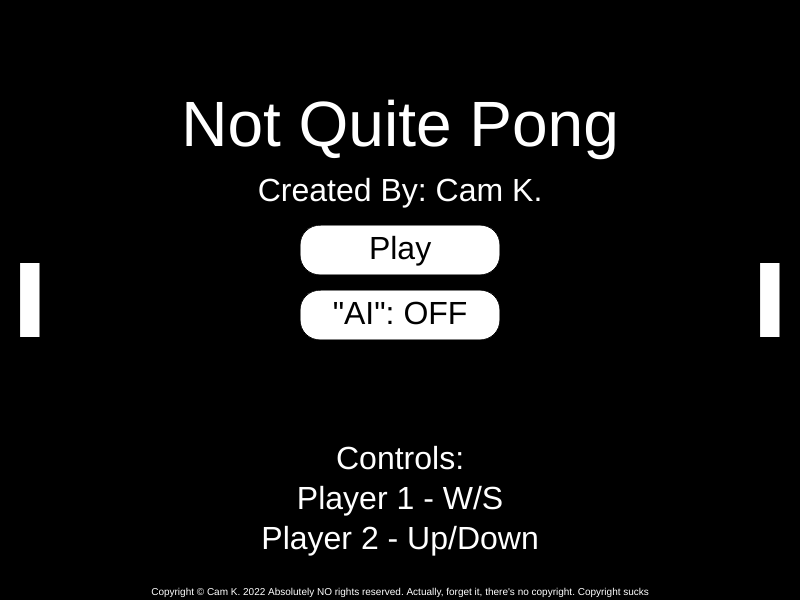
Frame 1 (no input)
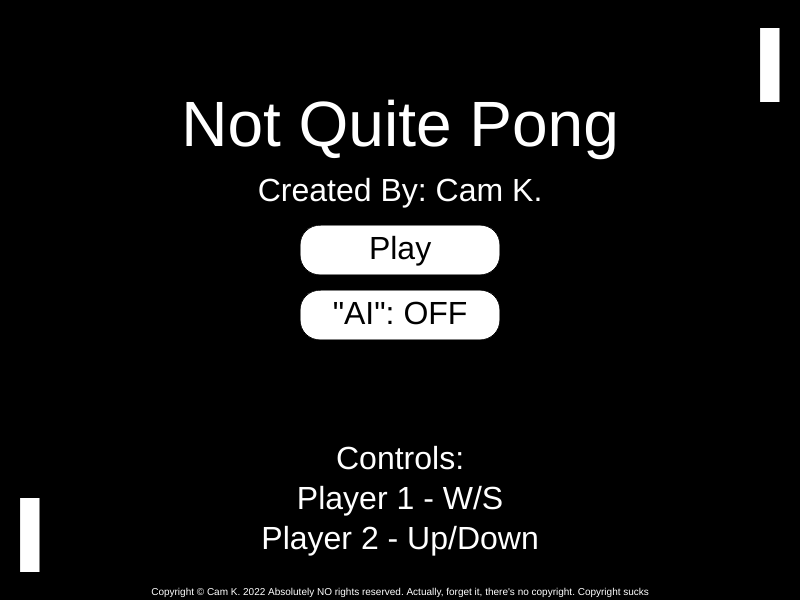
Frame 60 (no input)
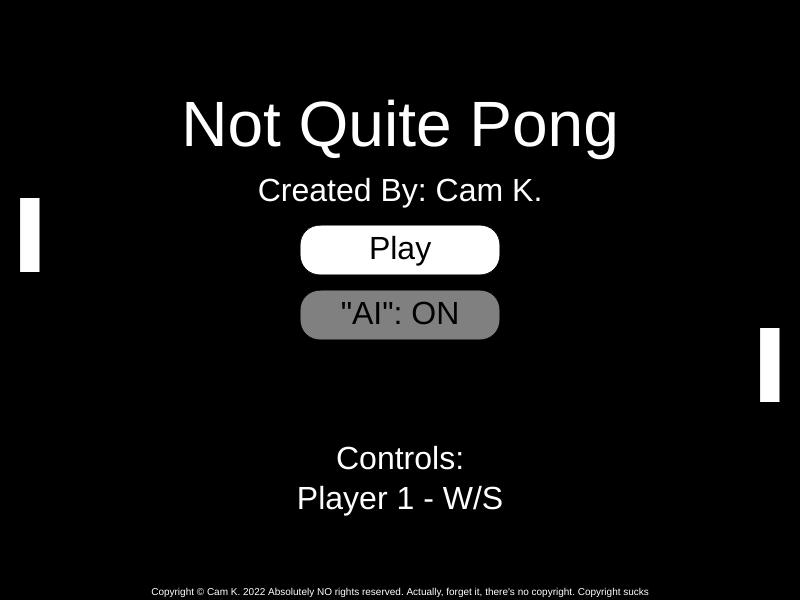
Frame 120 (the mouse pressed at the canvas centre since frame 60)

The p5.js sketch that drew these frames (run headless with seeded random() and noise() and a simulated clock; from frame 60 on, the mouse is pressed at the canvas centre):

// p5.js sketch
// ── sketch.js
// Not Quite Pong | Cam Kerby 2022
// Note: This code is kinda terrible in some areas

/*
 Values used for math, so changing resolution is easy and requires minimal code changes
 I guess p5 has this built in but I prefer this naming (uppercase) and being able to set it at the top of the file
 rather than inside of the createCanvas() function call
*/
const WIDTH = 800;
const HEIGHT = 600;

let frameCounter = 0;
let ticks = 0; // One tick == one half-second
let winner = 0; // 0 is A, 1 is B
let screen = 0; // 0 is start, 1 is game, 2 is hold/intermission, 3 is gameover
let cheatingPlayerB = false;
let justStarted = true;

// Start screen/Main menu paddle movement
let aVel = 5;
let bVel = 5;

/*
 Class definitions
 Ideally this would be in a different file but I'm lazy
 and not sure if that would work for submitting the assignment
*/
class Player {
  constructor(isPlayerB) {
    this.score = 0;
    this.xSize = 20;
    this.ySize = 75;
    this.isPlayerB = isPlayerB;
    this.moveDir = 0;
    if (!isPlayerB)
      this.posX = 20;
    else
      this.posX = WIDTH - 20 - this.xSize;
    this.posY = HEIGHT / 2 - this.ySize / 2;
  }

  update() {
    // If "AI" is on, follow the ball
    // TODO: Improve this "AI" logic
    if(cheatingPlayerB && this.isPlayerB) {
      let moveSpeed = 5.5+random(0, 2);
      if(ball.xVelocity < 0)
        moveSpeed = 5;

      if(ball.posY > this.posY+this.ySize/2 && this.posY+this.ySize < HEIGHT) {
        this.posY += moveSpeed;
        this.moveDir = moveSpeed;
      }
      if(ball.posY < this.posY+this.ySize/2 && this.posY > 0) {
        this.posY -= moveSpeed;
        this.moveDir = moveSpeed*-1;
      }

      return;
    }

    // Handle input/movement
    if (keyIsDown((this.isPlayerB ? DOWN_ARROW : 83)) && this.posY + this.ySize <= HEIGHT) {
      this.posY += 6.5;
      this.moveDir = 6.5;
    }
    if (keyIsDown((this.isPlayerB ? UP_ARROW : 87)) && this.posY >= 0) {
      this.posY -= 6.5;
      this.moveDir = -6.5;
    }

    // Reset moveDir if not moving
    if (!keyIsDown((this.isPlayerB ? DOWN_ARROW : 83)) && !keyIsDown((this.isPlayerB ? UP_ARROW : 87)))
      this.moveDir = 0;
  }

  draw() {
    fill(255, 255, 255);
    rect(this.posX, this.posY, this.xSize, this.ySize);
  }
}

/*
 Initialize players- this is here so they're accessible in ball,
 just an issue of not having multiple files of code and including them.
 Would be nice if header files existed
*/
let playerA = new Player();
let playerB = new Player(true);

class Ball {
  constructor(velocity) {
    this.diameter = 25;
    this.xVelocity = velocity;
    this.yVelocity = velocity;
    this.posX = WIDTH / 2;
    this.posY = HEIGHT / 2;
  }

  update() {
    // Apply velocity to the ball's position
    this.posX += this.xVelocity;
    this.posY += this.yVelocity;

    // Handle wall collisions+score
    if (this.posX - this.diameter / 2 <= 0 + playerA.xSize) {
      this.xVelocity *= 1;
      playerB.score++;
      winner = 0;
      ball.xVelocity = random(5, 7);
      this.xVelocity *= 1;
      ball.yVelocity = random(5, 7);
      this.reset();
    }
    else if (this.posX + this.diameter / 2 >= WIDTH - playerB.xSize) {
      this.xVelocity *= -1;
      playerA.score++;
      winner = 1;
      ball.xVelocity = random(5, 7);
      this.xVelocity *= -1;
      ball.yVelocity = random(5, 7);
      this.reset();
    }

    // Handle top/bottom collisions
    if (this.posY - this.diameter / 2 <= 0 || this.posY + this.diameter / 2 >= HEIGHT)
      this.yVelocity *= -1;

    // Handle paddle collisions
    // Player 1
    if (this.posX - this.diameter / 2 <= playerA.posX + playerA.xSize &&  // If ball is hitting the paddle on X
      this.posY - this.diameter / 2 <= playerA.posY + playerA.ySize &&    // This line and the next are checking...
      this.posY - this.diameter / 2 >= playerA.posY) {                    // ...if ball Y is within paddle's Y
      this.xVelocity *= -1;
      // Change Y direction if player is moving
      if (playerA.moveDir != 0)
        this.yVelocity = playerA.moveDir;
      this.xVelocity *= random(1, 1.15);
      this.yVelocity *= random(1, 1.15);
    }
    else if (this.posX - this.diameter / 2 <= playerA.posX + playerA.xSize &&
      this.posY + this.diameter / 2 <= playerA.posY + playerA.ySize &&
      this.posY + this.diameter / 2 >= playerA.posY) {
      this.xVelocity *= -1;
      if (playerA.moveDir != 0)
        this.yVelocity = playerA.moveDir;
      this.xVelocity *= random(1, 1.15);
      this.yVelocity *= random(1, 1.15);
    }
    // Player 2
    if (this.posX + this.diameter / 2 >= playerB.posX &&
      this.posY - this.diameter / 2 <= playerB.posY + playerB.ySize &&
      this.posY - this.diameter / 2 >= playerB.posY) {
      this.xVelocity *= -1;
      if (playerB.moveDir != 0)
        this.yVelocity = playerB.moveDir;
      this.xVelocity *= random(1, 1.15);
      this.yVelocity *= random(1, 1.15);
    }
    else if (this.posX + this.diameter / 2 >= playerB.posX &&
      this.posY + this.diameter / 2 <= playerB.posY + playerB.ySize &&
      this.posY + this.diameter / 2 >= playerB.posY) {
      this.xVelocity *= -1;
      if (playerB.moveDir != 0)
        this.yVelocity = playerB.moveDir;
      this.xVelocity *= random(1, 1.15);
      this.yVelocity *= random(1, 1.15);
    }
  }

  draw() {
    fill(255, 255, 255);
    circle(this.posX, this.posY, this.diameter);
  }

  reset() {
    // Reset position and randomize y velocity
    this.posX = WIDTH / 2;
    this.posY = HEIGHT / 2;
    // t e r r i b l e code
    if(random(0, 100) > 50)
      ball.yVelocity *= -1;
    screen = 2;
    frameCounter = 0;
    ticks = 0;

    if(playerA.score >= 10 || playerB.score >= 10)
      screen = 3;
  }
}

// Initialize ball
let ball = new Ball(-7);

function setup() {
  createCanvas(WIDTH, HEIGHT);
  // Randomize ball X and Y velocity, this has to be done...
  // ...here since random() isn't defined in the constructor
  if (random(0, 100) > 50)
    ball.xVelocity = 7;
  if (random(0, 100) > 50)
    ball.yVelocity = 5;

  textSize(64);
  textAlign(CENTER, CENTER);
  frameRate(60);
}

function draw() {
  background(0);

  // Update+draw the game screen
  if(screen == 1 || screen == 2)
    gameTick();
  else if(screen == 0)
    startScreen();
  else if(screen == 3)
    gameOverScreen();

  // Frame counter
  frameCounter++;
  if(frameCounter % 30 == 0) {
    frameCounter = 0;
    ticks++;
  }
}

function gameTick() {
  // Update everything
  playerA.update();
  playerB.update();
  if(screen == 1 && !justStarted)
    ball.update();

  // Render score text
  if(screen == 1) {
    text(playerA.score, WIDTH / 4, 50);
    text(playerB.score, (WIDTH/4)*3, 50);
  }
  else if(screen == 2 && frameCounter <= 15) { // Score text flashing
    text(playerA.score, WIDTH / 4, 50);
    text(playerB.score, (WIDTH/4)*3, 50);
  }
  // This is a stupid way of doing this, but oh well. As always.
  if(winner == 0)
    text(playerA.score, WIDTH / 4, 50);
  else if(winner == 1)
    text(playerB.score, (WIDTH/4)*3, 50);

  // Render all the things and stuff
  // TODO: Make this line adjust with screen size changes
  for(let i = 0; i < 15; i++)
    rect(WIDTH/2-5, i*40+10, 10, 20);
  playerA.draw();
  playerB.draw();
  ball.draw();

  // Flash score only 3 times when game is resetting
  if(screen == 2 && ticks == 3)
    screen = 1;

  // Unfreeze the ball after 3 ticks
  if(justStarted && ticks == 3)
    justStarted = false;
}

function startScreen() {
  fill(255, 255, 255);

  // Title text
  textSize(64);
  textFont("Helvetica");
  text("Not Quite Pong", WIDTH/2, 128);
  textSize(32);
  text("Created By: Cam K.", WIDTH/2, 192);
  text("Controls:\nPlayer 1 - W/S\n" + (cheatingPlayerB ? "" : "Player 2 - Up/Down"), WIDTH/2, 500);
  textSize(10);
  text("Copyright © Cam K. 2022 Absolutely NO rights reserved. Actually, forget it, there's no copyright. Copyright sucks", WIDTH/2, HEIGHT-8);
  textSize(32);

  // Play button
  if(mouseX >= WIDTH/2-100 && mouseX <= WIDTH/2+100 &&
     mouseY >= 225 && mouseY <= 275) {
    fill(128, 128, 128);
    // If the button is being pressed
    if(mouseIsPressed == true && mouseButton == LEFT) {
      screen = 1;
      justStarted = true;
      ticks = 0;
      frameCounter = 0;
      textSize(64);
    }
  }
  else
    fill(255, 255, 255);
  rect(WIDTH/2-100, 225, 200, 50, 20, 20, 20, 20);
  fill(0, 0, 0);
  text("Play", WIDTH/2, 250);

  // AI button
  if(mouseX >= WIDTH/2-100 && mouseX <= WIDTH/2+100 &&
     mouseY >= 290 && mouseY <= 340)
    fill(128, 128, 128);
  else
    fill(255, 255, 255);
  rect(WIDTH/2-100, 290, 200, 50, 20, 20, 20, 20);
  fill(0, 0, 0);
  text("\"AI\": " + (cheatingPlayerB ? "ON" : "OFF"), WIDTH/2, 315);

  // Reset colour
  fill(255, 255, 255);

  // "Player" A animation
  playerA.draw();
  playerA.posY += aVel;
  if(playerA.posY <= 0 || playerA.posY+playerA.ySize >= HEIGHT)
    aVel *= -1;

  // "Player" B animation
  playerB.draw();
  playerB.posY -= bVel;
  if(playerB.posY <= 0 || playerB.posY+playerB.ySize >= HEIGHT)
    bVel *= -1;
}

function gameOverScreen() {

  // Game over text
  fill('white');
  textSize(64);
  text("GAME OVER", WIDTH/2, 140);
  textSize(32);
  text("Player " + (winner == 0 ? "2" : "1") + " wins!", WIDTH/2, 190);

  // Restart button
  textSize(32);
  if(mouseX >= WIDTH/2-100 && mouseX <= WIDTH/2+100 &&
     mouseY >= 225 && mouseY <= 275) {
    fill(128, 128, 128);
    // If the button is being pressed
    if(mouseIsPressed == true && mouseButton == LEFT) {
      screen = 1;
      justStarted = true;
      ticks = 0;
      frameCounter = 0;
      playerA.score = 0;
      playerB.score = 0;
      textSize(64);
    }
  }
  else
    fill(255, 255, 255);
  rect(WIDTH/2-100, 225, 200, 50, 20, 20, 20, 20);
  fill(0, 0, 0);
  text("Restart", WIDTH/2, 250);

  // Main Menu button
  if(mouseX >= WIDTH/2-100 && mouseX <= WIDTH/2+100 &&
     mouseY >= 290 && mouseY <= 340) {
    fill(128, 128, 128);
    // If the button is being pressed
    if(mouseIsPressed == true && mouseButton == LEFT) {
      ball.reset();
      screen = 0;
      playerA.score = 0;
      playerB.score = 0;
    }
  }
  else
    fill(255, 255, 255);
  rect(WIDTH/2-100, 290, 200, 50, 20, 20, 20, 20);
  fill(0, 0, 0);
  text("Main Menu", WIDTH/2, 315);
}

function mousePressed() {
  /* 
    Mode/AI button press handling
    This is done here as a way to prevent cheatingPlayerB from flipping really fast
    when clicked (without timers or anything of that sort)
  */
  if(mouseButton == LEFT && screen == 0) {
    // Check mouse pos to ensure it's within the bounds of the AI button
    if(mouseX >= WIDTH/2-100 && mouseX <= WIDTH/2+100 &&
      mouseY >= 290 && mouseY <= 340) {
        cheatingPlayerB = !cheatingPlayerB;
    }
  }
}

function keyPressed() {
  // Exit to main menu with escape
  if(keyCode == ESCAPE) {
    ball.reset();
    screen = 0;
    playerA.score = 0;
    playerB.score = 0;
  }
}
